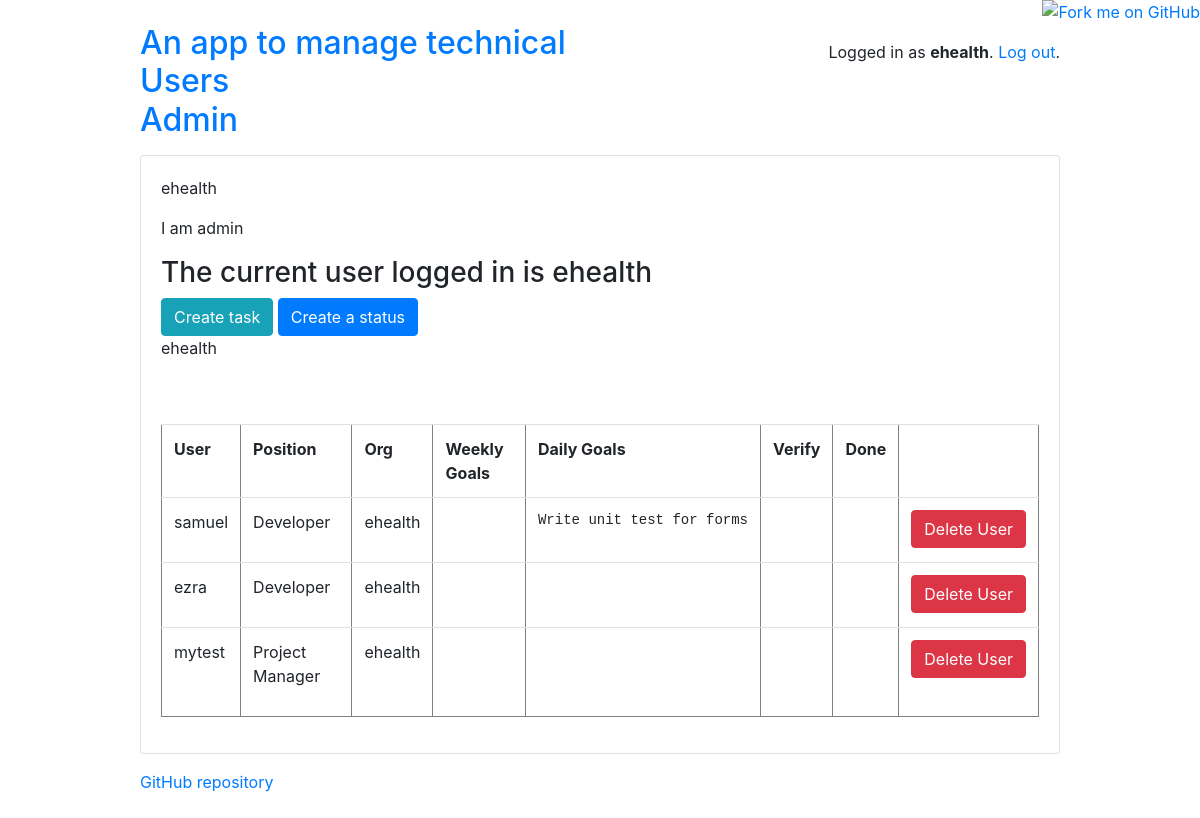
The page /home/ (signed in) on the database as committed earlier.
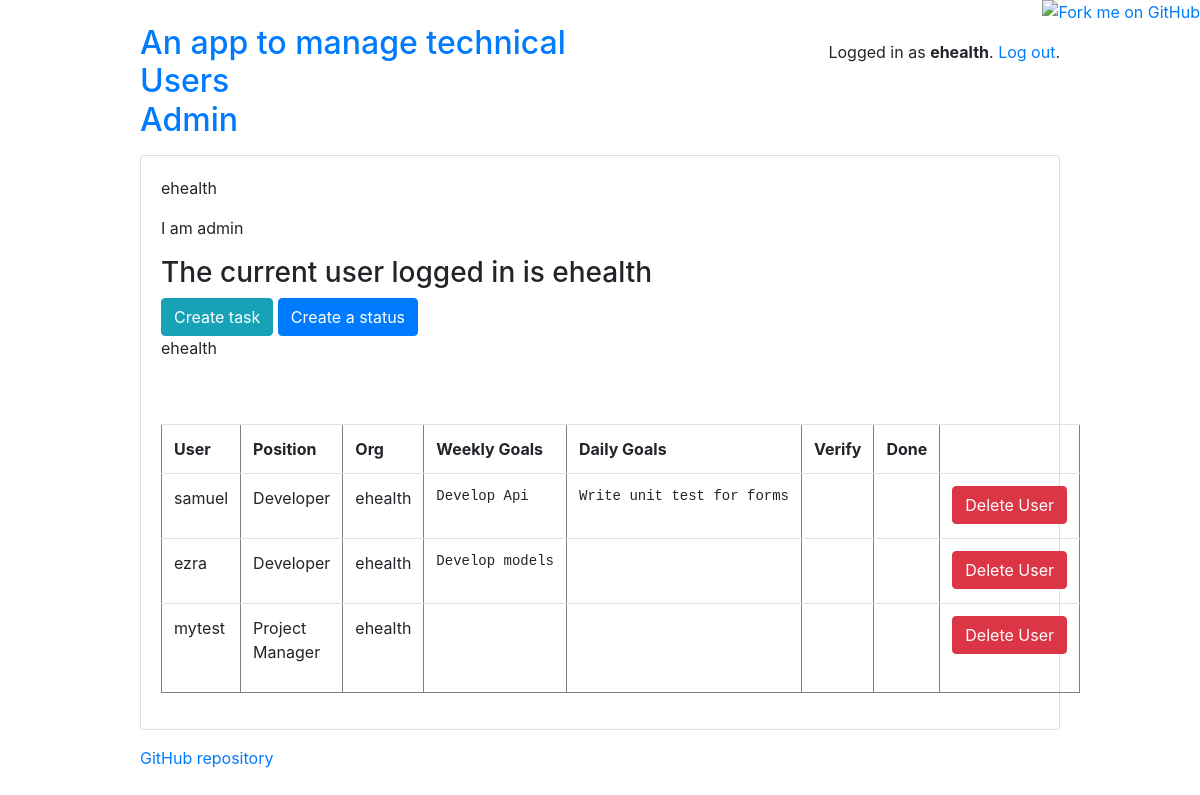
The same page on the database as committed later.
### myapp/models.py (models this page shows, shortened)
class Users(AbstractUser):
    is_user = models.BooleanField(default=False)
    is_admin = models.BooleanField(default=False)

class Admin(models.Model):
    user = models.OneToOneField(
        Users, on_delete=models.CASCADE, primary_key=True, related_name='admin')
    organization = models.CharField(max_length=255, blank=True)
    def __str__(self):
        return self.organization

class ScrummyUser(models.Model):
    user = models.OneToOneField(
        Users, on_delete=models.CASCADE, primary_key=True, related_name='scrummyuser')
    role = models.CharField(max_length=100, choices=role,
                            blank=True, null=True, default='DEV')
    org = models.ForeignKey(Admin, max_length=255, on_delete=models.CASCADE)
    def get_day(self):
        var = GoalStatus.objects.get(id=2)
        return self.scrummygoals_set.filter(target_name_id=var)
    def get_week(self):
        var = GoalStatus.objects.get(id=1)
        return self.scrummygoals_set.filter(target_name_id=var)
    def get_verify(self):
        var = GoalStatus.objects.get(id=3)
        return self.scrummygoals_set.filter(target_name_id=var)
    def get_done(self):
        var = GoalStatus.objects.get(id=4)
        return self.scrummygoals_set.filter(target_name_id=var)

class ScrummyGoals(models.Model):
    user_name = models.ForeignKey(ScrummyUser, on_delete=models.CASCADE)
    task = models.CharField(max_length=200)
    target_name = models.ForeignKey(
        GoalStatus, on_delete=models.CASCADE, default=1, related_name="scrummygoals")

### myapp/views.py (the view)
# urls.py: 2. Add a URL to urlpatterns:  path('', views.home, name='home')
def home(request):
    try:
        users = Users.objects.all().select_related('scrummyuser')
        num_user = ScrummyUser.objects.all()
        task = GoalStatus.objects.all()
        con = {'user':num_user, 'task':task, 'users':users}
        return render(request, 'myapp/home.html', con)
    except ScrummyUser.DoesNotExist as e:
        raise Http404("Object does not exist")

### myapp/templates/myapp/home.html (shortened to what this page needs)
{% extends 'base.html' %}
{% block content %}
<p>{{request.user.username}}</p>
{% if request.user.is_admin %}
<p>I am admin</p>
{% else %}
<p>I am User</p>
{% endif %}
   <h3>The current user logged in is {{ request.user.username }}</h3>
    {% if request.user.is_admin %}
    <a type="button" class="btn btn-info" href="{% url 'myapp:add_task' %}">Create task</a>
    <a type="button" class="btn btn-primary" href="{% url 'myapp:add_status' %}">Create a status</a>
<p>{{request.user.admin.organization}}</p>
    {% endif %}
    <br><br>
    <table class="table" border="1">
       <tr>
           <th>User</th>
            <th>Position</th>
           <th>Org</th>
           <th>Weekly Goals</th>
           <th>Daily Goals</th>
           <th>Verify</th>
           <th>Done</th>
           {% if request.user.is_admin %}
           <th></th>
           {% endif %}
       </tr>
        {% for name in user %}
            {% if request.user.scrummyuser.org == name.org or request.user.admin == name.org %}
            <tr>
                <td>
                    <a>{{name.user.username}}</a>
                </td>
                <td>
                    {% if name.role == 'PR' %}
                    <p>Project Manager</p>
                    {% endif %}
                    {% if name.role == 'DEV' %}
                    <p>Developer</p>
                    {% endif %}
                </td>
                <td>{{name.org}}</td>
                <td>
                     {% for foo in name.get_week %}
                        <a href="{% url 'myapp:move_goal' foo.id %}"><pre>{{ foo.task }}</pre></a>
                    {% endfor %}
                </td>
                <td>
                    {% for foo in name.get_day %}
                        <a href="{% url 'myapp:move_goal' foo.id %}"><pre>{{ foo.task }}</pre></a>
                    {% endfor %}
                </td>
                <td>
                </td>
                <td>
                </td>
                {% if request.user.is_admin %}
                <td>
                    <a type="button" class="btn btn-danger" href="{% url 'myapp:user_delete' name.pk %}">Delete User</a>
                </td>
                {% endif %}
            </tr>
    {% endif %}
        {% endfor %}
    </table>
{% endblock %}

### myapp/templates/base.html (shortened to what this page needs)
{% load static %}<!doctype html>
<html lang="en">
  <head>
    <link rel="stylesheet" type="text/css" href="{% static 'css/bootstrap.min.css' %}">
  </head>
  <body>
    <a href="https://github.com/sibtc/django-multiple-user-types-example"><img style="position: absolute; top: 0; right: 0; border: 0;" src="https://camo.githubusercontent.com/38ef81f8aca64bb9a64448d0d70f1308ef5341ab/68747470733a2f2f73332e616d617a6f6e6177732e636f6d2f6769746875622f726962626f6e732f666f726b6d655f72696768745f6461726b626c75655f3132313632312e706e67" alt="Fork me on GitHub" data-canonical-src="https://s3.amazonaws.com/github/ribbons/forkme_right_darkblue_121621.png"></a>
    <div class="container my-4">
      <div class="row justify-content-center">
        <div class="col-md-10 col-sm-12">
          <div class="row">
            <div class="col-6">
              <h2 class="logo">
                <a href="{% url 'myapp:index' %}">
                  An app to manage technical Users
                  {% if request.user.is_authenticated %}
                    {% if request.user.is_admin %}
                      <p>Admin</p>
                    {% else %}
                      <span class="icon-graduation-cap" data-toggle="tooltip" data-placement="right" title="Student profile"></span>
                      <p>User</p>
                    {% endif %}
                  {% endif %}
                </a>
              </h2>
            </div>
            <div class="col-6 text-right">
              {% if request.user.is_authenticated %}
                <p class="pt-3">Logged in as <strong>{{ request.user.username }}</strong>. <a href="{% url 'logout' %}">Log out</a>.</p>
              {% else %}
                <a href="{% url 'login' %}" class="btn btn-light" role="button">Log in</a>
                {% comment %} <a href="{% url 'signup' %}" class="btn btn-primary" role="button">Sign up</a> {% endcomment %}
              {% endif %}
            </div>
          </div>
          <div class="card mb-3">
            <div class="card-body">
              {% block content %}
              {% endblock %}
            </div>
          </div>
          <footer>
            <a href="https://github.com/Akoh1/task-manager">GitHub repository</a>
          </footer>
        </div>
      </div>
    </div>
  </body>
</html>

Rows that differ between the two databases and show on the page:
added ScrummyGoals: task "Develop Api", shown under ScrummyUser "samuel"
added ScrummyGoals: task "Develop models", shown under ScrummyUser "ezra"
